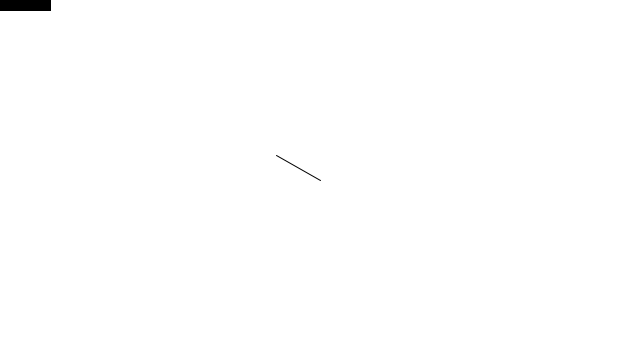
Frame 1 (no input)
Frame 60 (the mouse pressed at the canvas centre just before this capture): identical to frame 1, image omitted
Frame 120 (the mouse held since frame 60 and released just before this capture): blank canvas, image omitted

The Processing sketch that drew this single still picture (run headless with seeded random() and noise(); from frame 60 on, the mouse is pressed at the canvas centre):

// Processing sketch: Example_Sub_Vectors
// ── Example_Sub_Vectors.pde
void setup() {
  size(640,360);
}

void draw() {
  background(255);
  //[full] Two PVectors, one for the mouse location and one for the center of the window
  PVector mouse  = new PVector(mouseX,mouseY);
  PVector center = new PVector(width/2,height/2);
  //[end]
  // PVector subtraction!
  mouse.sub(center);
  mouse.normalize();
  mouse.mult(50);
  
  float m = mouse.mag();
  fill(0);
  rect(0,0,m,10);
  
    // Draw a line to represent the vector.
  translate(width/2,height/2);
  line(0,0,mouse.x,mouse.y);
}

// ── PVector.pde
class PVector {

  float x;
  float y;

  PVector(float x_, float y_) {
    x = x_;
    y = y_;
  }

  void add(PVector v) { //[bold]
    y = y + v.y; //[bold]
    x = x + v.x; //[bold]
  }

  void sub(PVector v) {
    x = x - v.x;
    y = y - v.y;
  }

  void mult(float n) {
   //[full] With multiplication, the components of the vector are multiplied by a number.
   x = x * n;
   y = y * n;
   //[end]
 }

 void div(float n) {
  x = x / n;
  y = y / n;
}

float mag() {
  return sqrt(x*x + y*y);
}

void normalize() {
 float m = mag();
 if (m != 0) {
   div(m);
 }

}

void limit(float lim){
  if(mag() > lim){
      normalize();
      mult(lim);
  }
}

}
